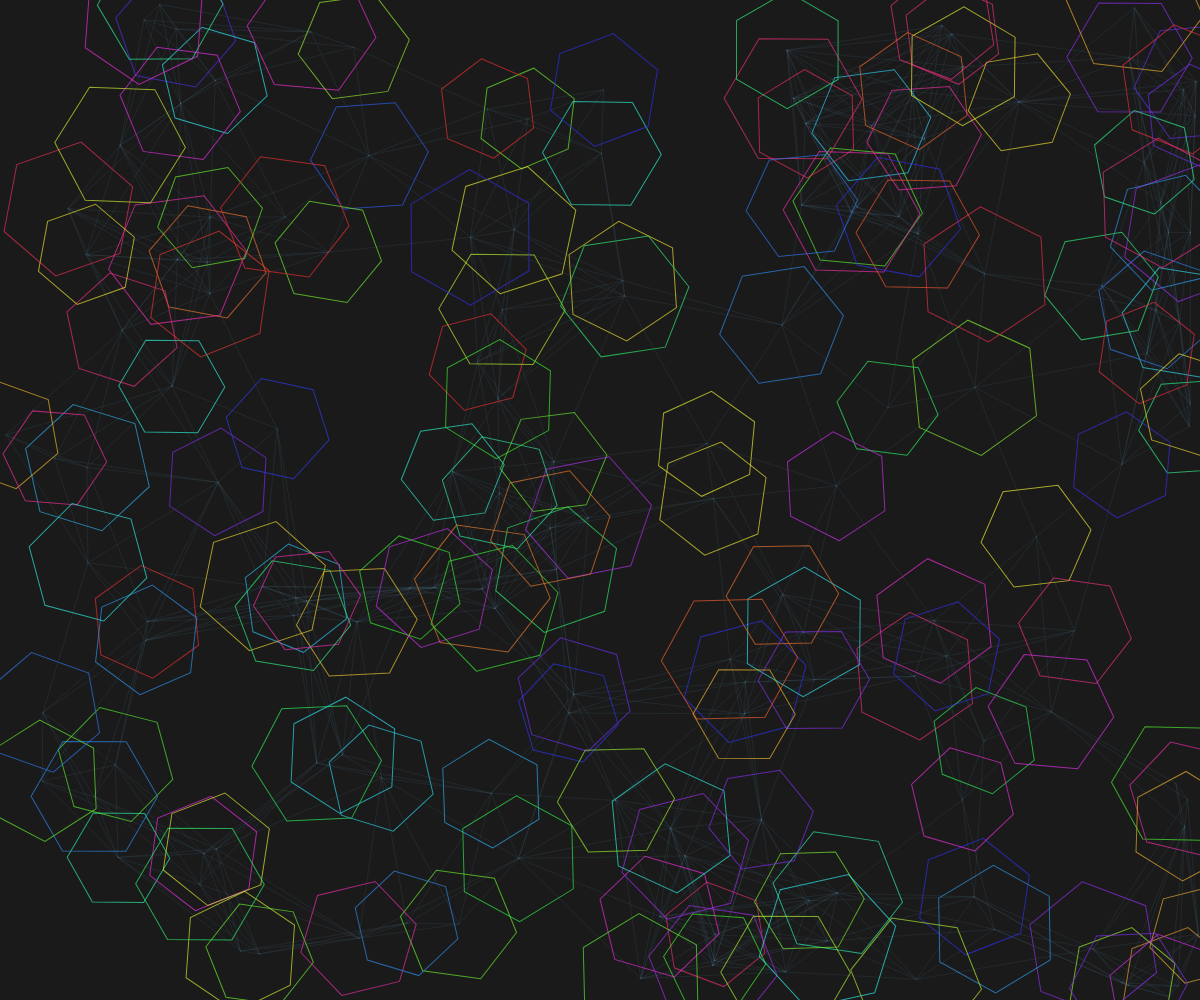
Frame 1 (no input)
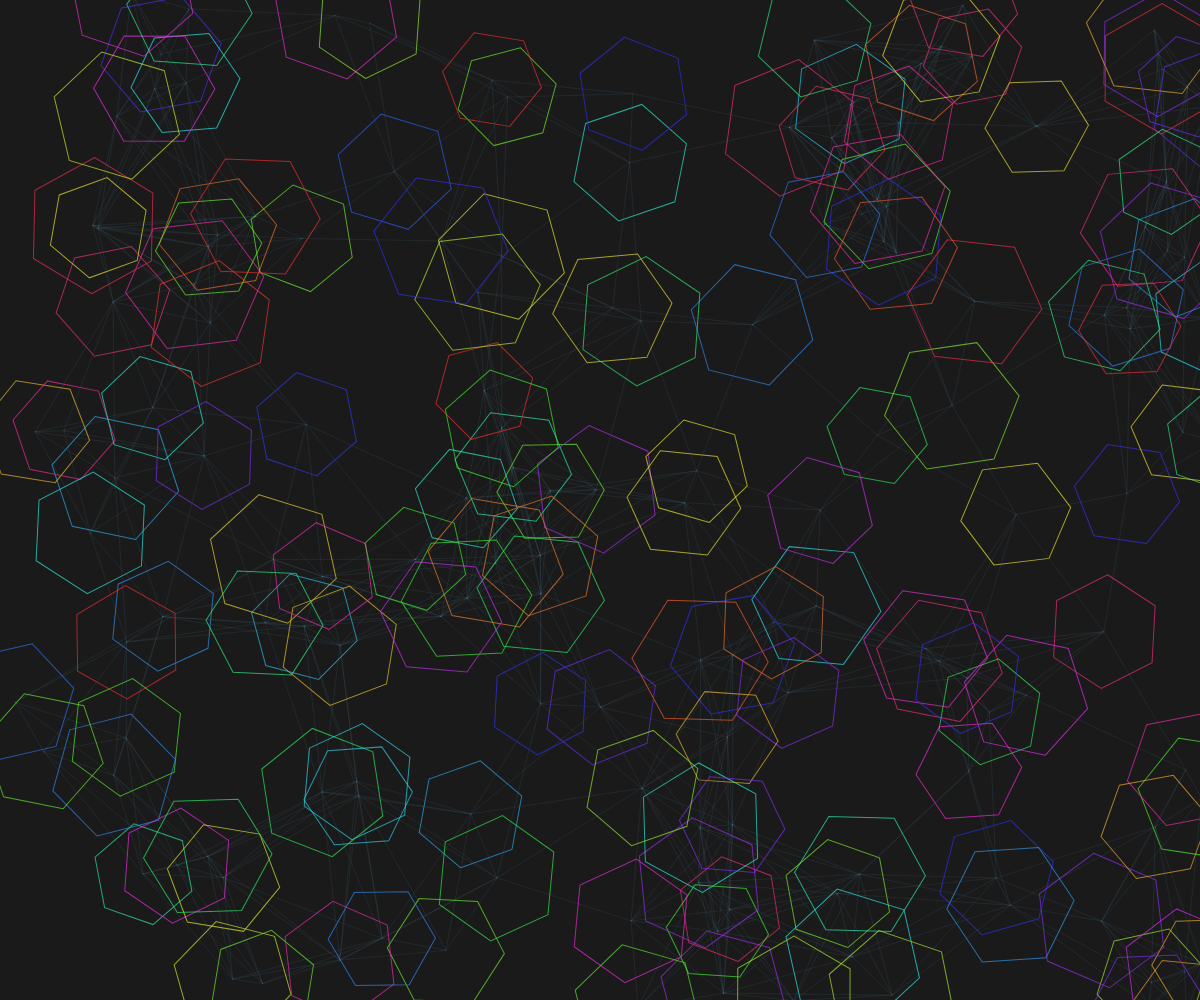
Frame 60 (no input)
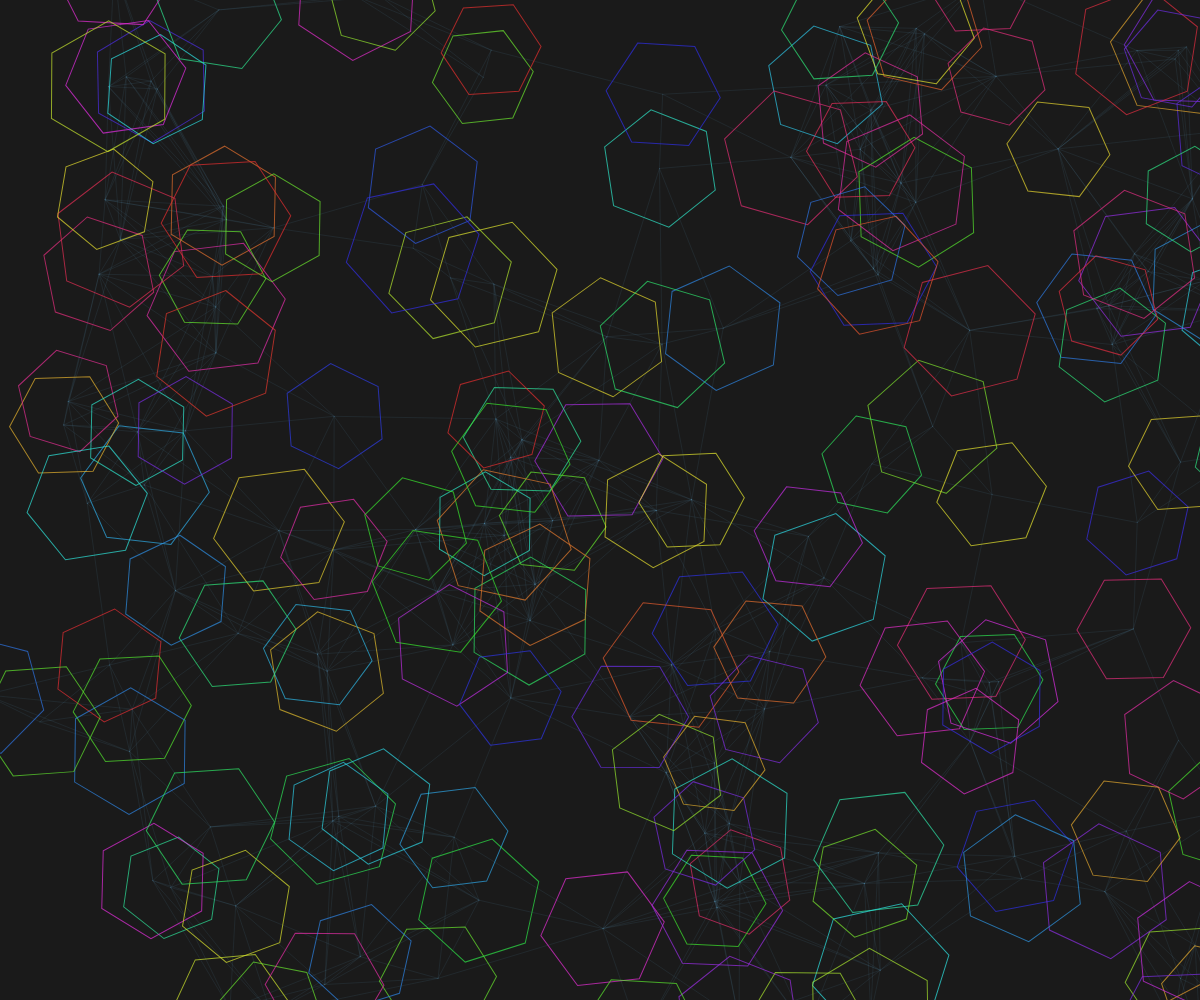
Frame 120 (the mouse pressed at the canvas centre since frame 60)

The p5.js sketch that drew these frames (run headless with seeded random() and noise() and a simulated clock; from frame 60 on, the mouse is pressed at the canvas centre):

// p5.js sketch
// ── sketch.js
let hexagons = [];
const numHexagons = 150;
const baseSize = 60;
let time = 0;

function setup() {
  createCanvas(windowWidth, windowHeight);
  colorMode(HSB, 360, 100, 100, 1);
  
  // Initialize hexagons with random positions and properties
  for (let i = 0; i < numHexagons; i++) {
    hexagons.push({
      x: random(width),
      y: random(height),
      size: baseSize + random(-10, 10),
      rotation: random(TWO_PI),
      rotationSpeed: random(-0.02, 0.02),
      color: color(random(360), 80, 90, 0.7),
      phase: random(TWO_PI),
      fractureTime: 0,
      isFractured: false
    });
  }
}

function draw() {
  background(0, 0, 10);
  
  time += 0.01;
  
  // Draw connections between nearby hexagons
  for (let i = 0; i < hexagons.length; i++) {
    for (let j = i + 1; j < hexagons.length; j++) {
      let d = dist(hexagons[i].x, hexagons[i].y, hexagons[j].x, hexagons[j].y);
      if (d < baseSize * 3) {
        stroke(200, 50, 80, 0.1);
        line(hexagons[i].x, hexagons[i].y, hexagons[j].x, hexagons[j].y);
      }
    }
  }

  // Update and draw each hexagon
  for (let i = 0; i < hexagons.length; i++) {
    let h = hexagons[i];
    
    // Apply some subtle movement to each hexagon
    h.x += sin(time * 0.3 + h.phase) * 0.5;
    h.y += cos(time * 0.2 + h.phase) * 0.5;
    
    // Update rotation
    h.rotation += h.rotationSpeed;
    
    // Occasionally fracture a hexagon
    if (frameCount % 180 === 0 && !h.isFractured) {
      h.fractureTime = frameCount;
      h.isFractured = true;
    }
    
    // Reset fracture after some time
    if (h.isFractured && frameCount - h.fractureTime > 60) {
      h.isFractured = false;
    }
    
    push();
    translate(h.x, h.y);
    rotate(h.rotation);
    
    if (h.isFractured) {
      // Draw fractured hexagon
      fill(h.color);
      noStroke();
      beginShape();
      for (let i = 0; i < 6; i++) {
        let angle = TWO_PI / 6 * i;
        let x = h.size * cos(angle);
        let y = h.size * sin(angle);
        // Add some displacement to break the symmetry
        x += random(-15, 15);
        y += random(-15, 15);
        vertex(x, y);
      }
      endShape(CLOSE);
    } else {
      // Draw normal hexagon
      stroke(h.color);
      strokeWeight(1);
      noFill();
      beginShape();
      for (let i = 0; i < 6; i++) {
        let angle = TWO_PI / 6 * i;
        let x = h.size * cos(angle);
        let y = h.size * sin(angle);
        vertex(x, y);
      }
      endShape(CLOSE);
    }
    
    pop();
  }
}

function windowResized() {
  resizeCanvas(windowWidth, windowHeight);
}
